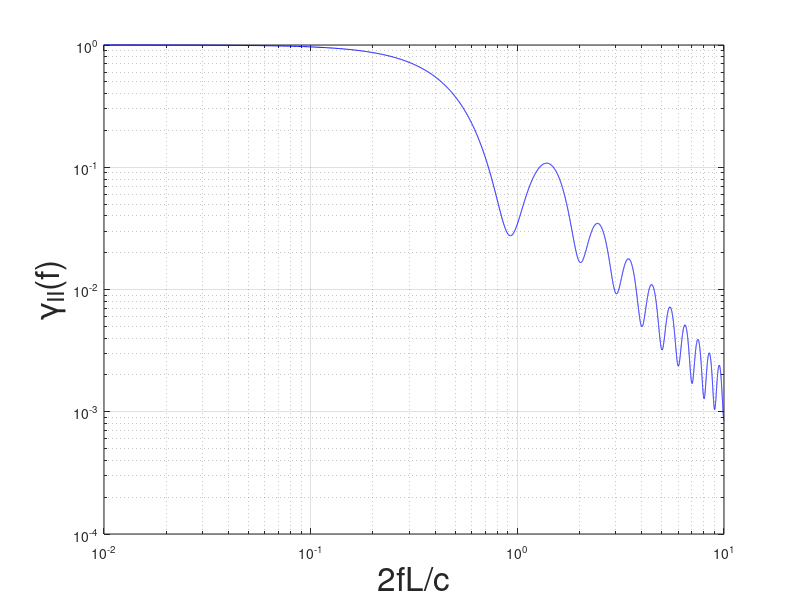

This figure's MATLAB source:
% commands for producing the gammaII plot
% (first use overlapExamples.m, example=3)

clear all
close all
load('overlap_default_default_exact.mat', '-mat')
fsr = f(end)/10;
%semilogx(f/fsr, real(orf), 'b')
loglog(f/fsr, real(orf), 'b')
grid on
xlim([1e-2 10])
xlabel('2fL/c', 'fontsize', 24);
ylabel('\gamma_I_I(f)', 'fontsize', 24);

print -depsc2 gammaII.eps
 
